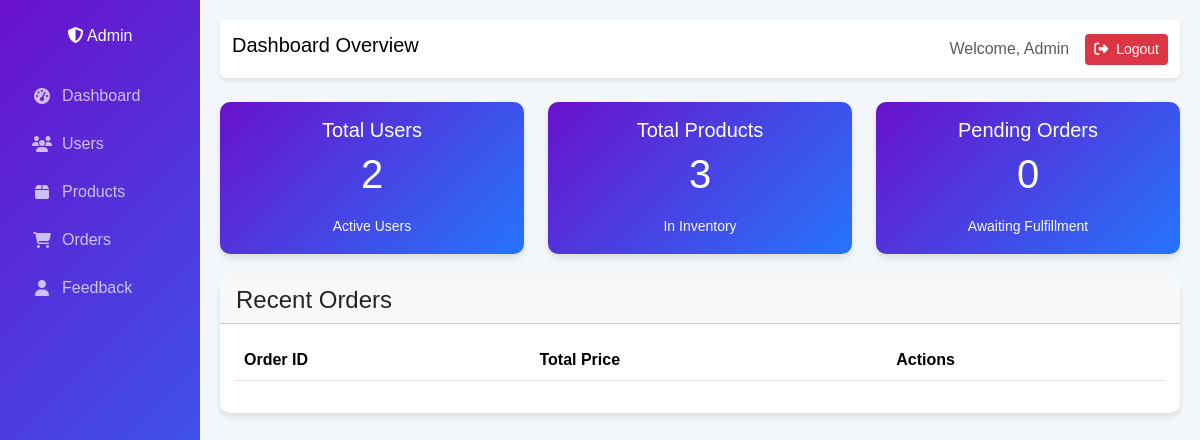
Page /Admin/Admin.php on the earlier database version.
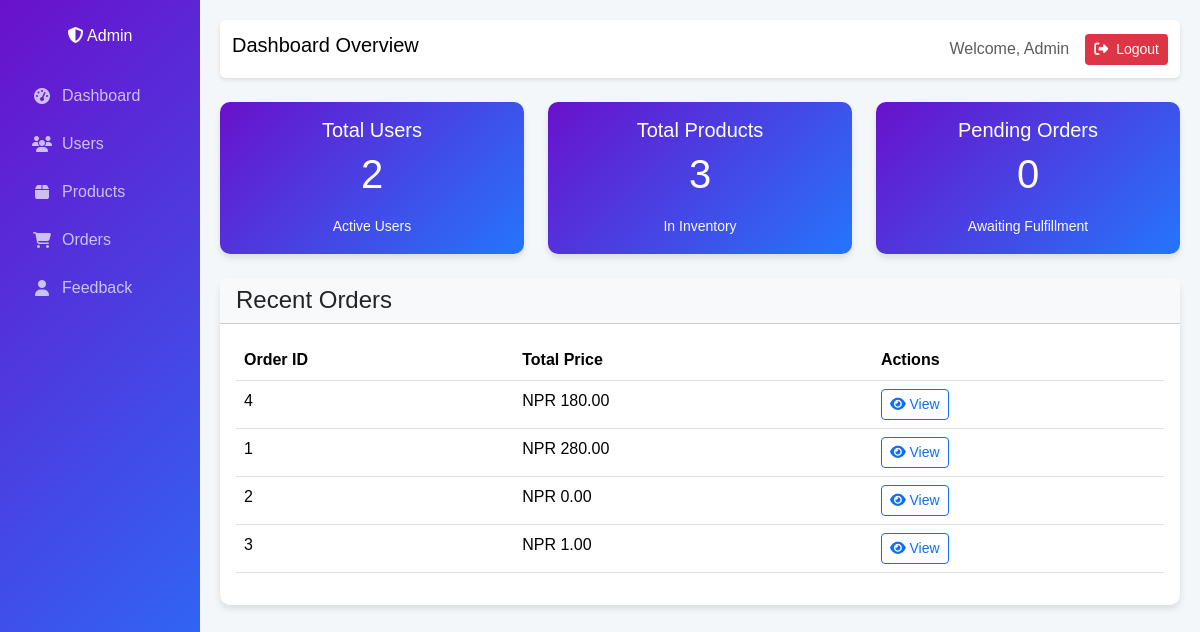
Same page on the later database version.
### tables this page shows
CREATE TABLE `orders` (
  `id` int(11) NOT NULL,
  `username` varchar(255) NOT NULL,
  `product_name` varchar(255) NOT NULL,
  `phone` varchar(15) NOT NULL,
  `email` varchar(255) NOT NULL,
  `district` varchar(255) NOT NULL,
  `address` text NOT NULL,
  `total_amount` decimal(10,2) NOT NULL,
  `order_date` datetime DEFAULT current_timestamp(),
  `status` enum('Pending','Accepted','Rejected') DEFAULT 'Pending',
  `quantity` int(11) NOT NULL DEFAULT 0
);

### Admin/database.php (called while the page is built, shortened)
<?php
class DatabaseConnection {
    private $host = "localhost";
    private $username = "root";
    private $password = "";
    private $dbname = "cs";
    public $conn;
    public function __construct() {
        $this->conn = new mysqli($this->host, $this->username, $this->password, $this->dbname, 3307);
    }
    public function prepare($query) {
        return $this->conn->prepare($query);
    }
}
?>

### Admin/Admin.php (the view, shortened to what the changed rows need)
    <?php
    require_once 'database.php';
    class AdminDashboard {
        private $db;
        public function __construct(DatabaseConnection $db) {
            $this->db = $db;
        }
        public function getStats(): array {
            return [
                'total_users' => $this->getCount("users"),
                'total_products' => $this->getCount("products"),
                'pending_orders' => $this->getCount("orders", "status = 'pending'"),
                'recent_orders' => $this->getRecentOrders()
            ];
        }
        private function getCount(string $table, string $condition = "1=1"): int {
            $stmt = $this->db->prepare("SELECT COUNT(*) as total FROM $table WHERE $condition");
            $stmt->execute();
            $result = $stmt->get_result();
            return $result->fetch_assoc()['total'] ?? 0;
        }
        private function getRecentOrders(): array {
            $stmt = $this->db->prepare("SELECT id, total_amount FROM orders ORDER BY order_date DESC LIMIT 5");
            $stmt->execute();
            $result = $stmt->get_result();
            return $result->fetch_all(MYSQLI_ASSOC);
        }
    }
    $db = new DatabaseConnection();
    $dashboard = new AdminDashboard($db);
    $stats = $dashboard->getStats();
    ?>
<!DOCTYPE html>
<html lang="en">
<head>
    <link href="https://cdn.jsdelivr.net/npm/bootstrap@5.3.2/dist/css/bootstrap.min.css" rel="stylesheet">
    <link rel="stylesheet" href="https://cdnjs.cloudflare.com/ajax/libs/font-awesome/6.4.2/css/all.min.css">
</head>
<body>
    <div class="container-fluid">
        <div class="row">
            <main class="col-md-10 ms-sm-auto main-content">
                <nav class="navbar navbar-top mb-4 rounded">
                    <div class="container-fluid">
                        <h2 class="navbar-brand">Dashboard Overview</h2>
                    </div>
                </nav>
                <div class="card mt-4">
                    <div class="card-body">
                        <table class="table table-hover">
                            <thead>
                                <tr>
                                    <th scope="col">Order ID</th>
                                    <th scope="col">Total Price</th>
                                    <th scope="col">Actions</th>
                                </tr>
                            </thead>
                            <tbody>
                                <?php foreach ($stats['recent_orders'] as $order): ?>
                                    <tr>
                                        <td><?= htmlspecialchars($order['id']) ?></td>
                                        <td>NPR <?= number_format($order['total_amount'], 2) ?></td>
                                        <td>
                                            <button class="btn btn-sm btn-outline-primary" onclick="window.location.href='admin_orders.php'">
                                                    <i class="fas fa-eye"></i> View
                                                          </button>
                                        </td>
                                    </tr>
                                <?php endforeach; ?>
                            </tbody>
                        </table>
                    </div>
                </div>
            </main>
        </div>
    </div>
</body>
</html>

Differences in the rows shown:
added orders: id "4", total_amount "180.00"
added orders: id "1", total_amount "280.00"
added orders: id "2", total_amount "0.00"
added orders: id "3", total_amount "1.00"
